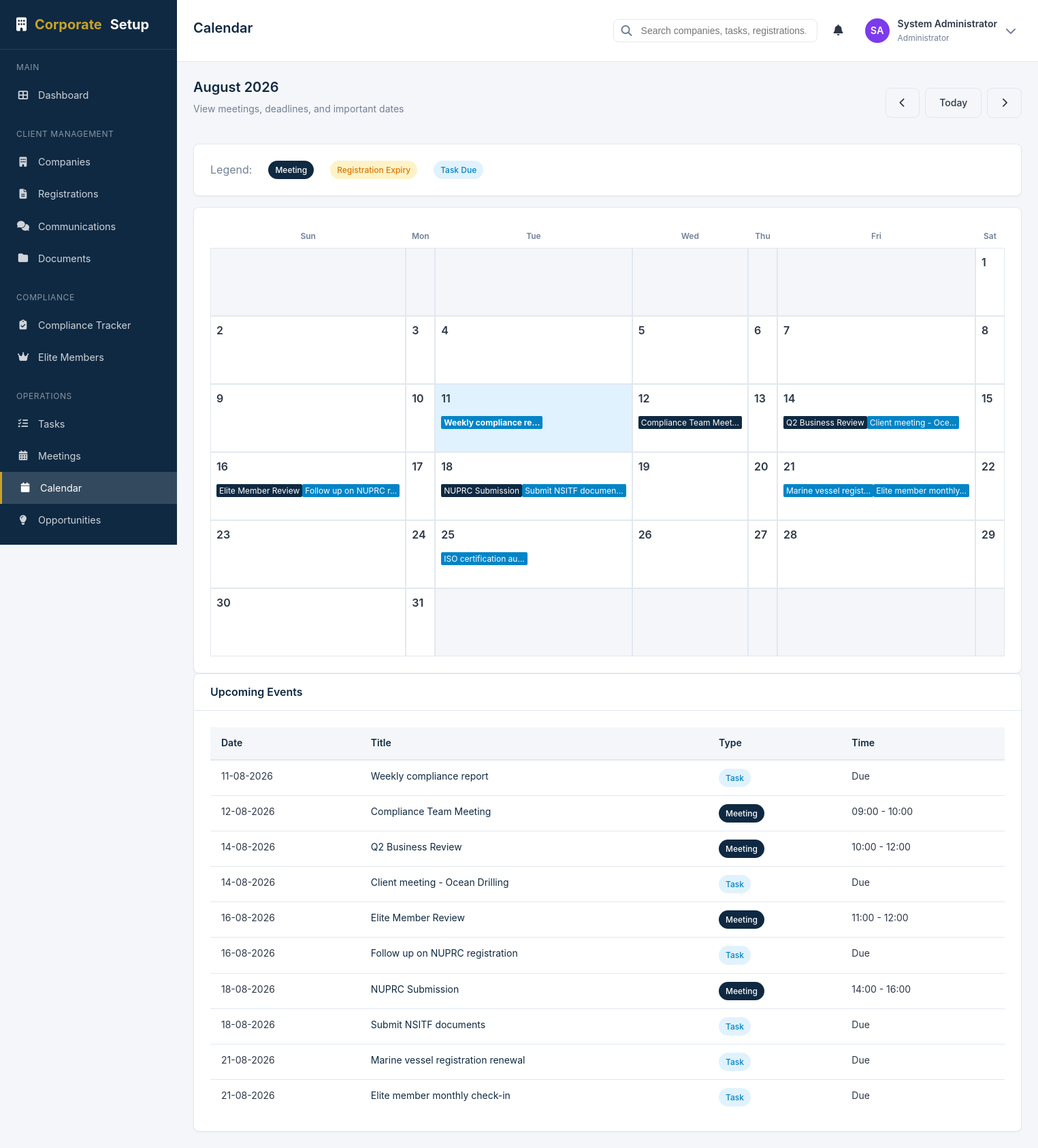
/calendar.php (signed in), run on the app's committed database.
### tables this page shows
CREATE TABLE IF NOT EXISTS `tasks` (
    `id` INT AUTO_INCREMENT PRIMARY KEY,
    `title` VARCHAR(200) NOT NULL,
    `description` TEXT,
    `task_type` ENUM('general', 'registration', 'compliance', 'meeting', 'client', 'admin', 'other') DEFAULT 'general',
    `related_company_id` INT,
    `related_registration_id` INT,
    `assigned_to` INT NOT NULL,
    `assigned_by` INT,
    `priority` ENUM('low', 'medium', 'high', 'urgent') DEFAULT 'medium',
    `status` ENUM('pending', 'in_progress', 'completed', 'cancelled', 'on_hold') DEFAULT 'pending',
    `due_date` DATE,
    `due_time` TIME,
    `completed_at` DATETIME,
    `progress` INT DEFAULT 0,
    `frequency` ENUM('once', 'daily', 'weekly', 'monthly', 'quarterly', 'yearly') DEFAULT 'once',
    `tags` VARCHAR(255),
    `created_at` TIMESTAMP DEFAULT CURRENT_TIMESTAMP,
    `updated_at` TIMESTAMP DEFAULT CURRENT_TIMESTAMP ON UPDATE CURRENT_TIMESTAMP,
    FOREIGN KEY (`related_company_id`) REFERENCES `companies`(`id`) ON DELETE SET NULL,
    FOREIGN KEY (`related_registration_id`) REFERENCES `registrations`(`id`) ON DELETE SET NULL,
    FOREIGN KEY (`assigned_to`) REFERENCES `users`(`id`) ON DELETE NO ACTION,
    FOREIGN KEY (`assigned_by`) REFERENCES `users`(`id`) ON DELETE SET NULL,
    INDEX `idx_task_assigned` (`assigned_to`),
    INDEX `idx_task_status` (`status`),
    INDEX `idx_task_due` (`due_date`)
);

CREATE TABLE IF NOT EXISTS `meetings` (
    `id` INT AUTO_INCREMENT PRIMARY KEY,
    `title` VARCHAR(200) NOT NULL,
    `meeting_type` ENUM('internal', 'client', 'regulator', 'vendor', 'other') DEFAULT 'internal',
    `company_id` INT,
    `organizer_id` INT NOT NULL,
    `location` VARCHAR(255),
    `meeting_date` DATE NOT NULL,
    `start_time` TIME NOT NULL,
    `end_time` TIME,
    `agenda` TEXT,
    `minutes` TEXT,
    `action_items` TEXT,
    `status` ENUM('scheduled', 'completed', 'cancelled', 'rescheduled') DEFAULT 'scheduled',
    `meeting_link` VARCHAR(255),
    `notes` TEXT,
    `created_at` TIMESTAMP DEFAULT CURRENT_TIMESTAMP,
    `updated_at` TIMESTAMP DEFAULT CURRENT_TIMESTAMP ON UPDATE CURRENT_TIMESTAMP,
    FOREIGN KEY (`company_id`) REFERENCES `companies`(`id`) ON DELETE SET NULL,
    FOREIGN KEY (`organizer_id`) REFERENCES `users`(`id`) ON DELETE NO ACTION,
    INDEX `idx_meeting_date` (`meeting_date`),
    INDEX `idx_meeting_status` (`status`)
);

### calendar.php (called while the page is built, shortened)
<?php
require_once __DIR__ . '/config/database.php';
require_once __DIR__ . '/helpers/security.php';
require_once __DIR__ . '/helpers/formatters.php';
require_once __DIR__ . '/includes/functions.php';
$db = Database::getInstance();
$year = intval($_GET['year'] ?? date('Y'));
$month = intval($_GET['month'] ?? date('n'));
$startDate = date('Y-m-01', strtotime("$year-$month-01"));
$endDate = date('Y-m-t', strtotime($startDate));
$meetings = $db->fetchAll(
    "SELECT m.id, m.title, m.meeting_date, m.start_time, m.end_time, m.status, 'meeting' as event_type
     FROM meetings m
     WHERE m.meeting_date BETWEEN ? AND ?
     ORDER BY m.meeting_date, m.start_time",
    [$startDate, $endDate]
);
$tasksDue = $db->fetchAll(
    "SELECT t.id, t.title, t.due_date, 'task' as event_type
     FROM tasks t
     WHERE t.due_date BETWEEN ? AND ? AND t.status IN ('pending', 'in_progress')
     ORDER BY t.due_date",
    [$startDate, $endDate]
);
$events = [];
foreach ($meetings as $m) {
    $events[$m['meeting_date']][] = [
        'type' => 'meeting',
        'title' => $m['title'],
        'time' => substr($m['start_time'], 0, 5) . ' - ' . substr($m['end_time'], 0, 5),
        'color' => $m['status'] === 'completed' ? 'secondary' : 'primary',
        'link' => 'meetings.php?action=view&id=' . $m['id']
    ];
}
foreach ($tasksDue as $t) {
    $events[$t['due_date']][] = [
        'type' => 'task',
        'title' => $t['title'],
        'time' => 'Due',
        'color' => 'info',
        'link' => 'tasks.php?action=view&id=' . $t['id']
    ];
}
$firstDay = date('w', strtotime($startDate));
$daysInMonth = date('t', strtotime($startDate));
$monthNames = [1 => 'January', 'February', 'March', 'April', 'May', 'June', 'July', 'August', 'September', 'October', 'November', 'December'];
$dayNames = ['Sun', 'Mon', 'Tue', 'Wed', 'Thu', 'Fri', 'Sat'];
$prevMonth = $month - 1 < 1 ? 12 : $month - 1;
$prevYear = $month - 1 < 1 ? $year - 1 : $year;
$nextMonth = $month + 1 > 12 ? 1 : $month + 1;
$nextYear = $month + 1 > 12 ? $year + 1 : $year;
include 'views/calendar/index.php';
include 'views/layouts/app.php';

### config/database.php (called while the page is built, shortened)
<?php
class Database {
    private static $instance = null;
    private $pdo;
    private $dsn;
    private $options;
    private function __construct() {
        $this->dsn = "mysql:host=" . DB_HOST . ";port=" . DB_PORT . ";dbname=" . DB_NAME . ";charset=" . DB_CHARSET;
        $this->options = [
            PDO::ATTR_ERRMODE => PDO::ERRMODE_EXCEPTION,
            PDO::ATTR_DEFAULT_FETCH_MODE => PDO::FETCH_ASSOC,
            PDO::ATTR_EMULATE_PREPARES => true,
        ];
        try {
            $this->pdo = new PDO($this->dsn, DB_USER, DB_PASS, $this->options);
        } catch (PDOException $e) {
            error_log("Database Connection Failed: " . $e->getMessage());
            $userMessage = (defined('APP_ENV') && APP_ENV === 'production')
                ? "Database connection failed. Please contact IT support."
                : "Database Connection Error: " . $e->getMessage();
            die($userMessage);
        }
    }
    public static function getInstance() {
        if (self::$instance === null) {
            self::$instance = new self();
        }
        return self::$instance;
    }
    public function query($sql, $params = []) {
        $attempt = 0;
        $maxAttempts = 3;
        while ($attempt < $maxAttempts) {
            try {
                $stmt = $this->pdo->prepare($sql);
                $stmt->execute($params);
                return $stmt;
            } catch (PDOException $e) {
                $mysqlErrorCode = isset($e->errorInfo[1]) ? intval($e->errorInfo[1]) : 0;
                $isReprepareError = $mysqlErrorCode === 1615
                    || stripos($e->getMessage(), 'needs to be re-prepared') !== false;
                if ($isReprepareError && $attempt < ($maxAttempts - 1)) {
                    $attempt++;
                    if (!$this->pdo->inTransaction()) {
                        try {
                            $this->pdo = new PDO($this->dsn, DB_USER, DB_PASS, $this->options);
                        } catch (PDOException $reconnectError) {
                            error_log('DB reconnect failed during 1615 retry: ' . $reconnectError->getMessage());
                        }
                    }
                    usleep(50000);
                    continue;
                }
                error_log("SQL Error: " . $e->getMessage() . "\nQuery: " . $sql);
                throw $e;
            }
        }
        throw new PDOException('Database query failed after retry attempts');
    }
    public function fetchAll($sql, $params = []) {
        return $this->query($sql, $params)->fetchAll();
    }
}

### includes/functions.php (called while the page is built, shortened)
<?php
function sanitize($input) {
    return htmlspecialchars(trim($input), ENT_QUOTES, 'UTF-8');
}
function formatDate($date, $format = DATE_FORMAT) {
    return date($format, strtotime($date));
}

### views/calendar/index.php (the view, shortened to what this page needs)
<div class="page-header">
    <div>
        <h1 class="page-title"><?= $monthNames[$month] ?> <?= $year ?></h1>
        <p class="page-subtitle">View meetings, deadlines, and important dates</p>
    </div>
    <div class="btn-group">
        <a href="?month=<?= $prevMonth ?>&year=<?= $prevYear ?>" class="btn btn-outline"><i class="fas fa-chevron-left"></i></a>
        <a href="?month=<?= date('n') ?>&year=<?= date('Y') ?>" class="btn btn-outline">Today</a>
        <a href="?month=<?= $nextMonth ?>&year=<?= $nextYear ?>" class="btn btn-outline"><i class="fas fa-chevron-right"></i></a>
    </div>
</div>
<div class="card mb-4">
    <div class="card-body">
        <div class="flex gap-6 items-center flex-wrap">
            <span class="text-muted">Legend:</span>
            <span class="badge badge-primary">Meeting</span>
            <span class="badge badge-warning">Registration Expiry</span>
            <span class="badge badge-info">Task Due</span>
        </div>
    </div>
</div>
<div class="card">
    <div class="card-body p-0">
        <div class="calendar-grid">
            <?php foreach ($dayNames as $day): ?>
                <div class="calendar-day-header"><?= $day ?></div>
            <?php endforeach; ?>
            <?php
            $currentDay = 1;
            for ($i = 0; $i < 6; $i++):
                for ($j = 0; $j < 7; $j++):
                    $dayNumber = $i * 7 + $j;
                    if ($dayNumber < $firstDay) {
                        echo '<div class="calendar-day other-month"></div>';
                    } elseif ($currentDay > $daysInMonth) {
                        echo '<div class="calendar-day other-month"></div>';
                    } else {
                        $date = sprintf('%04d-%02d-%02d', $year, $month, $currentDay);
                        $isToday = $date === date('Y-m-d');
                        $dayEvents = $events[$date] ?? [];
                        echo '<div class="calendar-day' . ($isToday ? ' today' : '') . '">';
                        echo '<div style="font-weight: 600; margin-bottom: 0.5rem;">' . $currentDay . '</div>';
                        foreach (array_slice($dayEvents, 0, 3) as $e) {
                            echo '<a href="' . $e['link'] . '" class="calendar-event" style="background: var(--' . $e['color'] . ');">';
                            echo sanitize(truncateText($e['title'], 20));
                            echo '</a>';
                        }
                        echo '</div>';
                        $currentDay++;
                    }
                endfor;
                if ($currentDay > $daysInMonth) break;
            endfor;
            ?>
        </div>
    </div>
</div>
<div class="card mt-6">
    <div class="card-header"><h3 class="card-title">Upcoming Events</h3></div>
    <div class="card-body">
        <?php
        $upcoming = [];
        foreach ($events as $date => $dayEvents) {
            if ($date >= date('Y-m-d')) {
                foreach ($dayEvents as $e) {
                    $upcoming[] = array_merge($e, ['date' => $date]);
                }
            }
        }
        usort($upcoming, function($a, $b) { return $a['date'] <=> $b['date']; });
        ?>
        <?php if (empty($upcoming)): ?>
            <p class="text-muted">No upcoming events this month.</p>
        <?php else: ?>
            <div class="table-container">
                <table class="table">
                    <thead><tr><th>Date</th><th>Title</th><th>Type</th><th>Time</th></tr></thead>
                    <tbody>
                        <?php foreach (array_slice($upcoming, 0, 10) as $e): ?>
                            <tr>
                                <td><?= formatDate($e['date']) ?></td>
                                <td><a href="<?= $e['link'] ?>"><?= sanitize($e['title']) ?></a></td>
                                <td><span class="badge badge-<?= $e['color'] ?>"><?= ucwords($e['type']) ?></span></td>
                                <td><?= sanitize($e['time']) ?: '-' ?></td>
                            </tr>
                        <?php endforeach; ?>
                    </tbody>
                </table>
            </div>
        <?php endif; ?>
    </div>
</div>

### data on the page
tasks: title "Weekly compliance re...", due_date "11-08-2026", title "Weekly compliance report", type "Task", time "Due"
meetings: title "Compliance Team Meet...", meeting_date "12-08-2026", title "Compliance Team Meeting", type "Meeting", time "09:00 - 10:00"
meetings: title "Q2 Business Review", meeting_date "14-08-2026", type "Meeting", time "10:00 - 12:00"
tasks: title "Client meeting - Oce...", due_date "14-08-2026", title "Client meeting - Ocean Drilling", type "Task", time "Due"
meetings: title "Elite Member Review", meeting_date "16-08-2026", type "Meeting", time "11:00 - 12:00"
tasks: title "Follow up on NUPRC r...", due_date "16-08-2026", title "Follow up on NUPRC registration", type "Task", time "Due"
meetings: title "NUPRC Submission", meeting_date "18-08-2026", type "Meeting", time "14:00 - 16:00"
tasks: title "Submit NSITF documen...", due_date "18-08-2026", title "Submit NSITF documents", type "Task", time "Due"
tasks: title "Marine vessel regist...", due_date "21-08-2026", title "Marine vessel registration renewal", type "Task", time "Due"
tasks: title "Elite member monthly...", due_date "21-08-2026", title "Elite member monthly check-in", type "Task", time "Due"
tasks: title "ISO certification au..."

### other printed values
$pageTitle "Calendar"
$initials "SA"
$user['name'] "System Administrator"
$user['role'] "Administrator"
$monthNames[$month] "August"
$year "2026"
$day "Sun"
$day "Mon"
$day "Tue"
$day "Wed"
$day "Thu"
$day "Fri"
$day "Sat"
